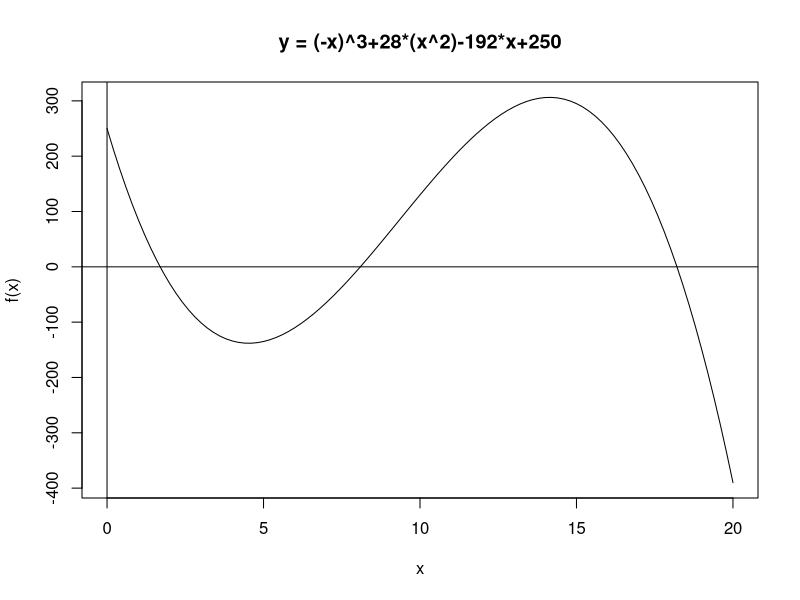
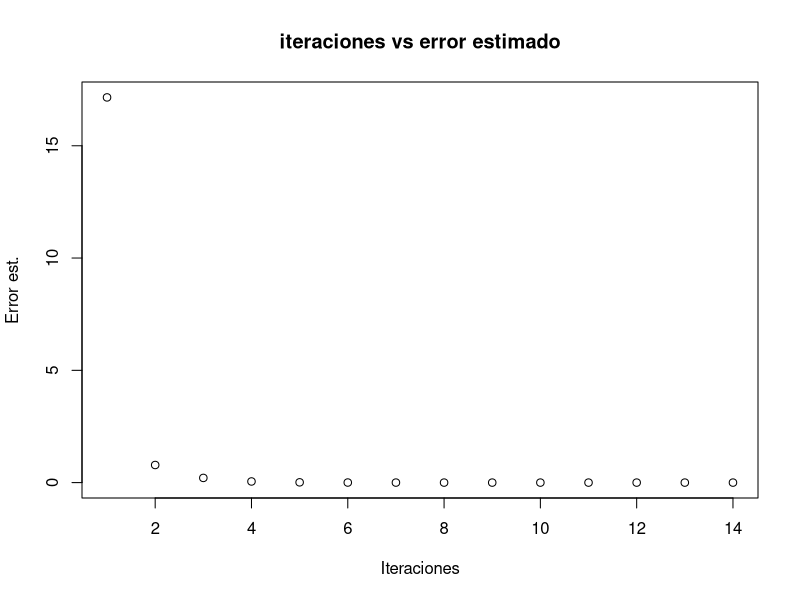
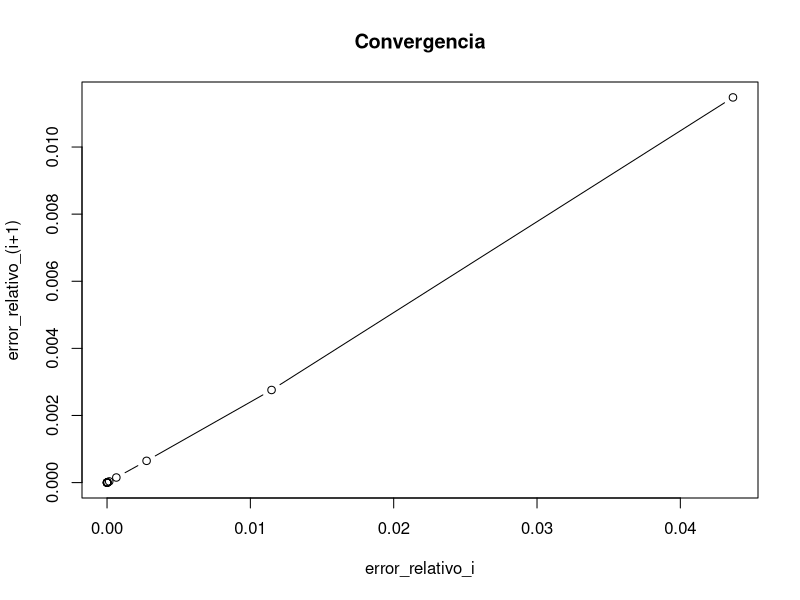
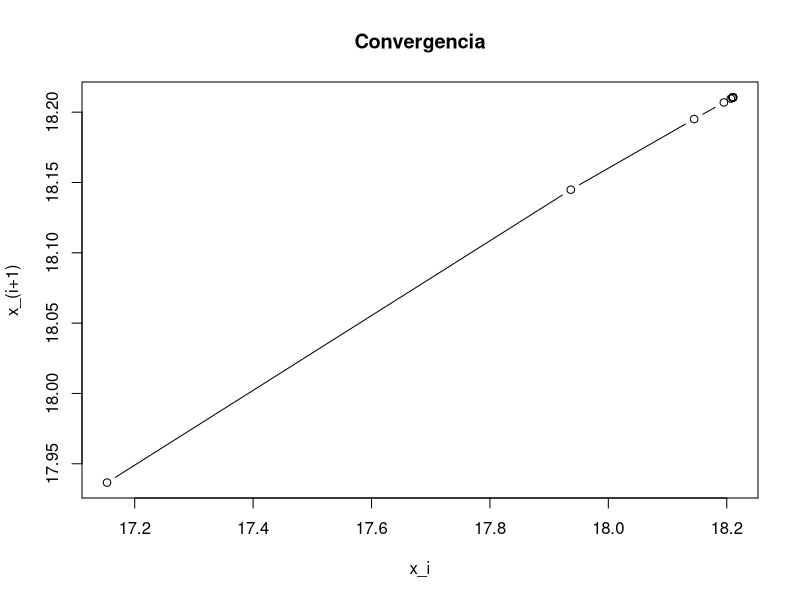
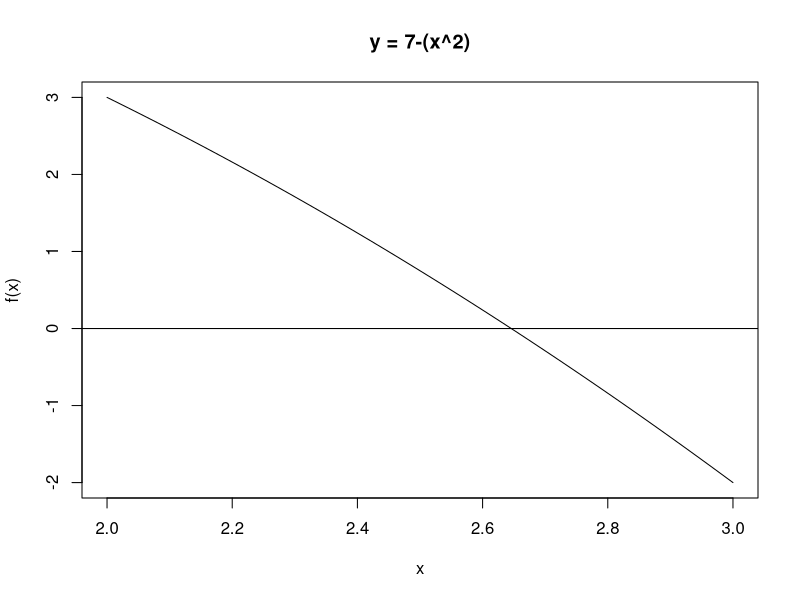

R code for these plots, in order:
## ---- chunk 1
posFalsa = function(f,a,b,errorMax,iterMax = 100){
  
  if( sign(f(a)) == sign(f(b)) ){ stop("f(xa) y f(xb) tienen el mismo signo") }

  k = 0
  a_n = a; 
  b_n = b;
  
  a_i = c()
  b_i = c()
  errorAbsoluto = c()
  errorRelativo = c()
  x_i = c()
  e1_i = c()
  e2_i = c()
  
  x_n = 0
  
  repeat{
    
    x_anter = x_n
    x_n = (a_n*f(b_n)-b_n*f(a_n))/(f(b_n)-f(a_n))
    
    
    e1 = x_n-a_n
    e2 = b_n-x_n
    
    e1_i = c(e1_i,e1)
    e2_i = c(e2_i,e2)
    

    
    if(f(x_n)*f(a_n)>0){
      a_n = x_n
    }else{
      b_n = x_n
    }
    
    a_i = c(a_i,a_n)
    b_i = c(b_i,b_n)
    errorAbsoluto = c(errorAbsoluto,abs(x_anter-x_n))
    errorRelativo = c(errorRelativo,abs(x_anter-x_n)/abs(x_n))
    x_i = c(x_i,x_n)
    
    k = k+1
    
    if( f(x_n) == 0 ){
      res = list("iteraciones" = k, "error" = errorAbsoluto, "a_i"=a_i,
                 "errorR" = errorRelativo, "b_i" = b_i, "x_i" = x_i,
                 "resFinal" = x_n, "e_1" = e1_i, "e_2" = e2_i)
      return(res)
    }
    
    if(abs(x_anter-x_n)<=errorMax || k>=iterMax){
      res = list("iteraciones" = k, "errorA" = errorAbsoluto,
                 "errorR" = errorRelativo, "a_i"=a_i, "b_i" = b_i, "x_i" = x_i,
                 "resFinal" = x_n, "e_1" = e1_i, "e_2" = e2_i)
      return(res)
    }
  }
}
## ---- chunk 2
f = function(x) (-x)^3+28*x^2-192*x+250
curve(f, 0,20); abline(h=0, v=0) #gráfico para decidir un intervalo
title(main ="y = (-x)^3+28*(x^2)-192*x+250" )

## ---- chunk 3
resultados <- posFalsa(f, 0, 5, 1e-7)

cat("Cero de f en [0,5] es approx: ",resultados$resFinal, "con error <=", 
    resultados$errorA[resultados$iteraciones],"\n")

resultados <- posFalsa(f, 5, 10, 1e-7)

cat("Cero de f en [5,10] es approx: ",resultados$resFinal, "con error <=", 
    resultados$errorA[resultados$iteraciones],"\n")

resultados <- posFalsa(f, 15, 20, 1e-7)

cat("Cero de f en [15,20] es approx: ",resultados$resFinal, "con error <=", 
    resultados$errorA[resultados$iteraciones],"\n")

resultados <- posFalsa(f, 15, 20, 1e-7)
## ---- chunk 4
tabla <- data.frame(
  "iteraciones" = 1:resultados$iteraciones,
  "a" = resultados$a_i,
  "b" = resultados$b_i,
  "x" = resultados$x_i,
  "e1" = resultados$e_1,
  "e2" = resultados$e_2,
  "Error est." = resultados$errorA,
  "Error Rel." =  resultados$errorR
)
print(tabla)
## ---- chunk 5
plot(x = 1:length(resultados$a_i), y = resultados$errorA,
     xlab = "Iteraciones", ylab = "Error est.",
     main = "iteraciones vs error estimado")

## ---- chunk 6

m_i = resultados$errorR[-length(resultados$a_i)]
m_i2 = resultados$errorR
m_i2 = m_i2[-1]


m_i = m_i[-1]
m_i2 = m_i2[-1]


plot(x =m_i, y = m_i2, xlab = "error_relativo_i", ylab = "error_relativo_(i+1)",
     main = "Convergencia", type = "b")


m_i = resultados$x_i[-length(resultados$a_i)]
m_i2 = resultados$x_i
m_i2 = m_i2[-1]
plot(x =m_i, y = m_i2, xlab = "x_i", ylab = "x_(i+1)",
     main = "Convergencia", type = "b")
## ---- chunk 7
resultados <- posFalsa(f, 0, 20, 1e-7)
cat("Cero de f en [0,20] es approx: ",resultados$resFinal, "con error <=",
    resultados$errorA[resultados$iteraciones],"\n")
## ---- chunk 8

f = function(x) 7-x^2
curve(f, 2,3); abline(h=0, v=0) #gráfico para decidir un intervalo
title(main="y = 7-(x^2)")

resultados <- posFalsa(f, 2, 3, 1e-7)
cat("Cero de f en [2,3] es approx: ",resultados$resFinal, "con error <=",
    resultados$errorA[resultados$iteraciones],"\n")
a = c(2:0)
b = c(3:5)
iter = c()
error =c()
n = 1
for(num in b){
  iter = c(iter,posFalsa(f, a[n], b[n], 1e-7)$iteraciones)
  error = c(error,posFalsa(f, a[n], b[n], 1e-7)$errorA[iter[n]])
  n = n+1
}
tabla <- data.frame(
  "a" = a,
  "b"= b,
  "b-a"= b-a,
  "iteraciones" = iter,
  "Error est." = error
)
print(tabla)
